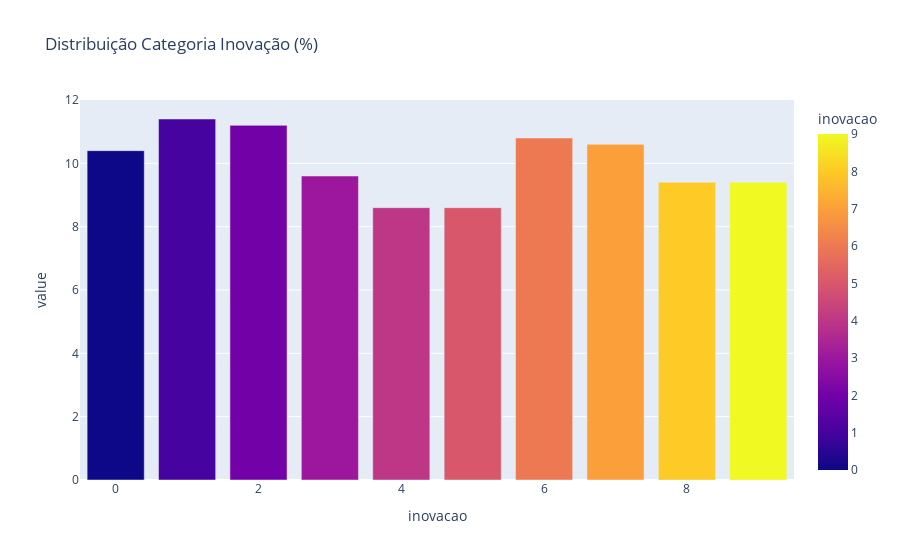

The notebook cell saved with this chart:
### Code cell
# Distribuição da Variável Target (inovacao) - Gráfico Percentua
percentual_inovacao = df_segmento.value_counts('inovacao') / len(df_segmento) * 100
px.bar(
    percentual_inovacao, 
    color=percentual_inovacao.index, 
    title='Distribuição Categoria Inovação (%)',
)

### Figure 1 — Plotly figure (JSON) as saved in the notebook; plotly's stock layout.template omitted (floating-point values rounded to 4 significant figures)
{"data": [{"alignmentgroup": "True", "hovertemplate": "inovacao=%{marker.color}<br>value=%{y}<extra></extra>", "legendgroup": "", "marker": {"color": [1, 2, 6, 7, 0, 3, 8, 9, 4, 5], "coloraxis": "coloraxis", "pattern": {"shape": ""}}, "name": "", "offsetgroup": "", "orientation": "v", "showlegend": false, "textposition": "auto", "type": "bar", "x": [1, 2, 6, 7, 0, 3, 8, 9, 4, 5], "xaxis": "x", "y": [11.4, 11.2, 10.8, 10.6, 10.4, 9.6, 9.4, 9.4, 8.6, 8.6], "yaxis": "y"}], "layout": {"barmode": "relative", "coloraxis": {"colorbar": {"title": {"text": "inovacao"}}, "colorscale": [[0, "#0d0887"], [0.1111, "#46039f"], [0.2222, "#7201a8"], [0.3333, "#9c179e"], [0.4444, "#bd3786"], [0.5556, "#d8576b"], [0.6667, "#ed7953"], [0.7778, "#fb9f3a"], [0.8889, "#fdca26"], [1, "#f0f921"]]}, "legend": {"tracegroupgap": 0}, "title": {"text": "Distribuição Categoria Inovação (%)"}, "xaxis": {"anchor": "y", "domain": [0, 1], "title": {"text": "inovacao"}}, "yaxis": {"anchor": "x", "domain": [0, 1], "title": {"text": "value"}}}}
